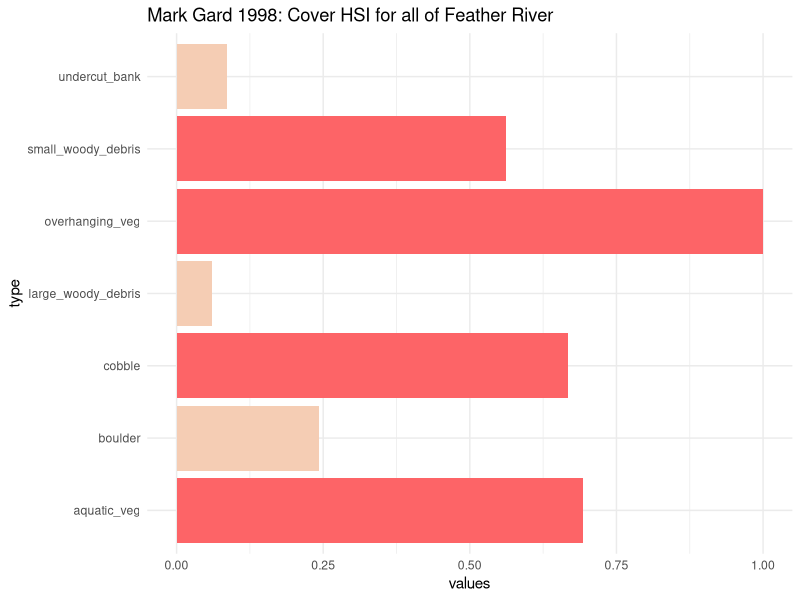
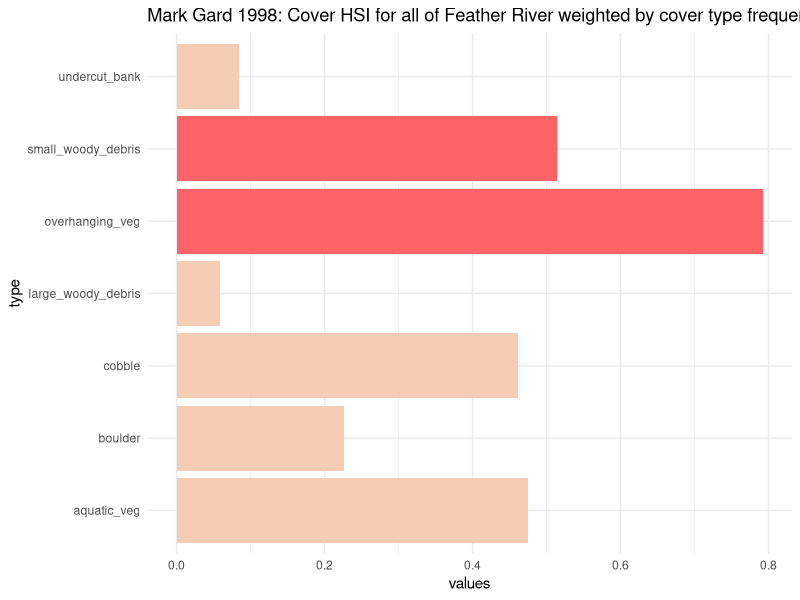
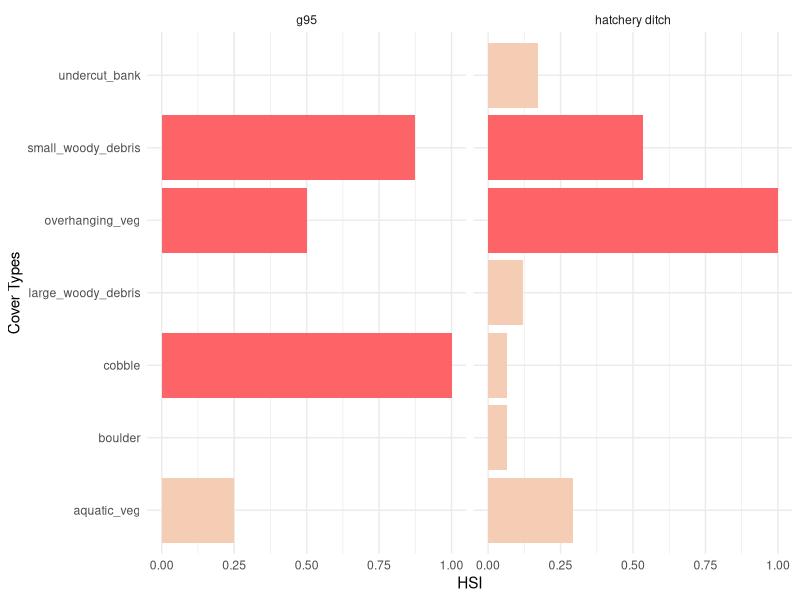
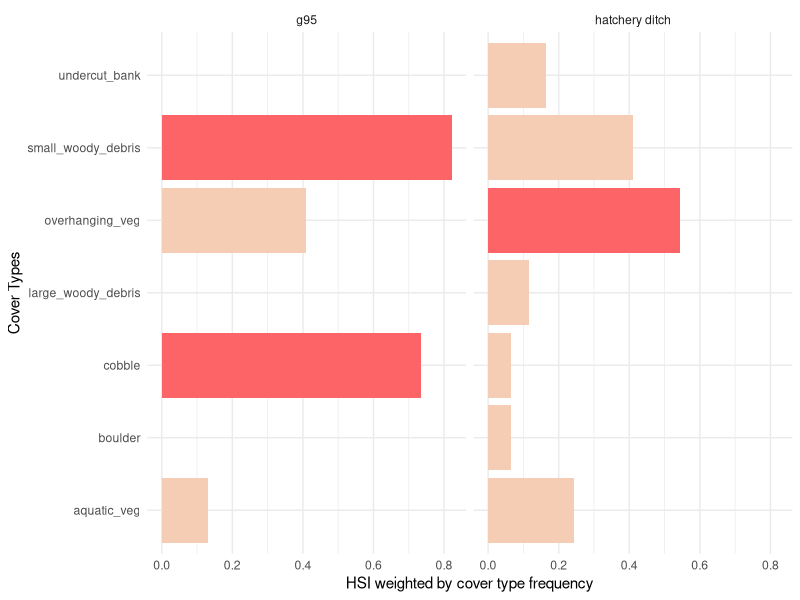
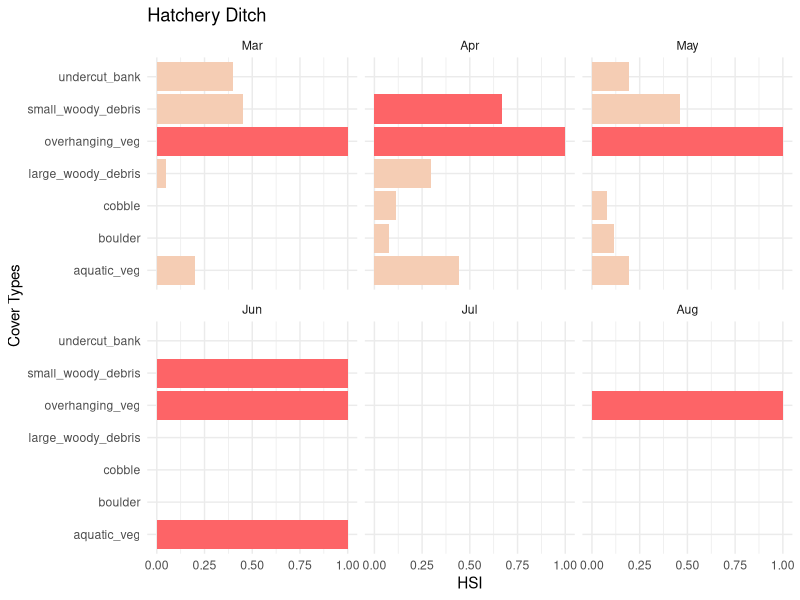
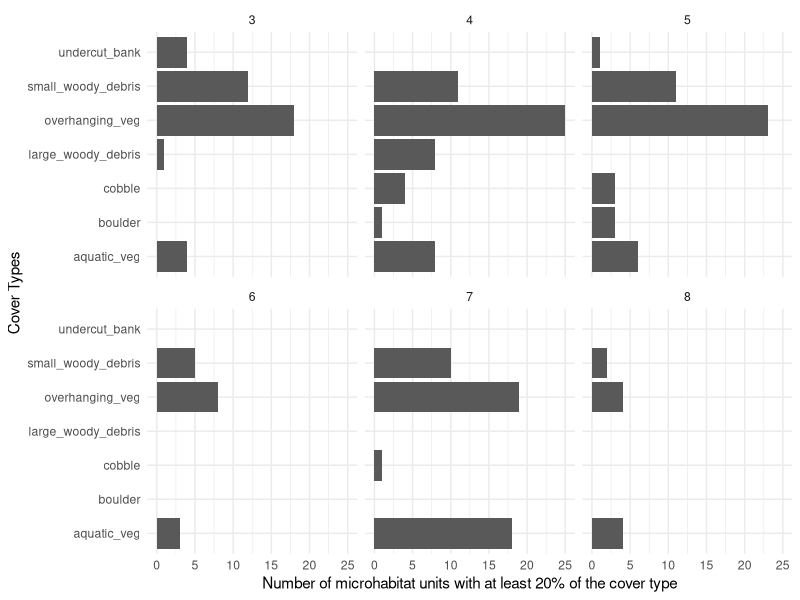
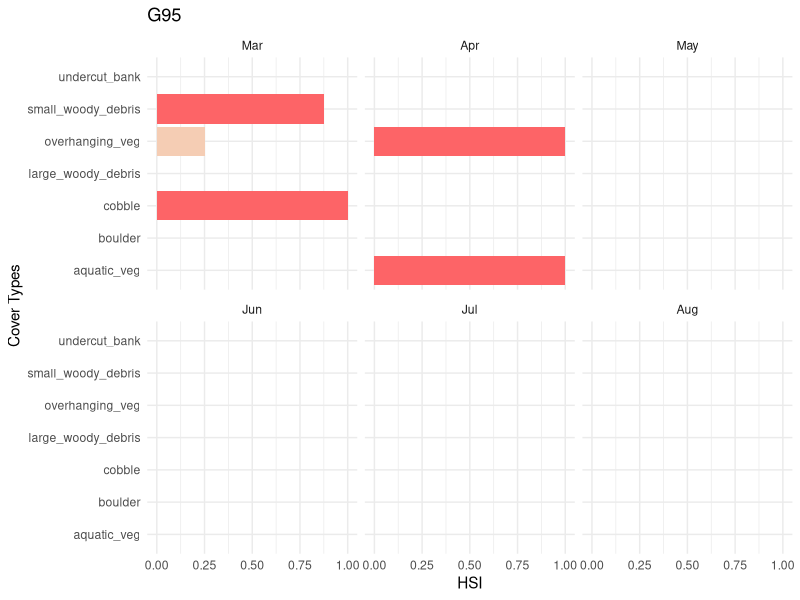
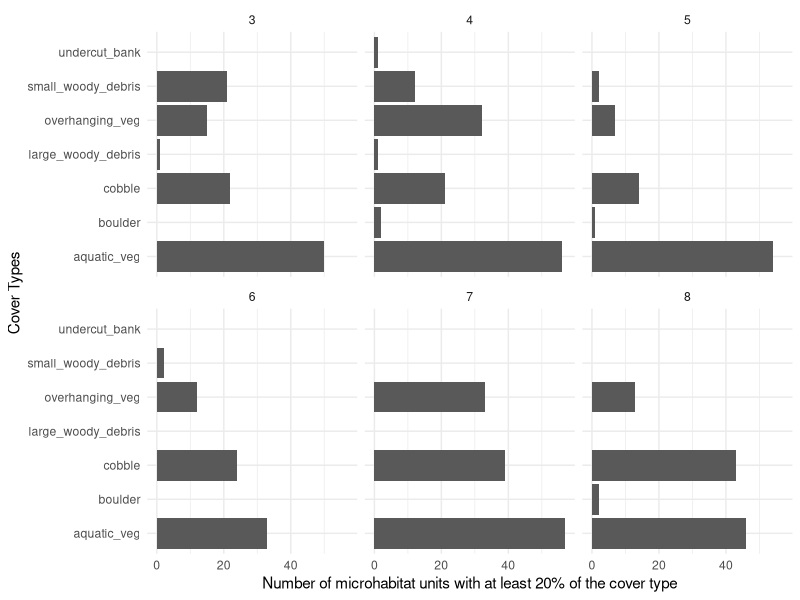

Reproduce these figures in R, in order.
## ---- chunk 1
knitr::opts_chunk$set(echo = TRUE, warning = FALSE)

library(tidyverse)
## ---- chunk 2

mark_gard_1998_hsi <- function(data, percent_presence = 20, cols = c()) {
  data_tidy <- data |> 
    select(count, cols) |> 
    mutate(fish_presence = ifelse(count > 0, 1, 0)) |> 
    pivot_longer(cols = cols, names_to = "type", values_to = "percent") |> 
    mutate(presence = ifelse(percent >= percent_presence, 1, 0)) |> 
    filter(presence == 1) |> 
    group_by(type) |>
    summarise(n_fish_presence = sum(as.numeric(fish_presence)),
              n_fish_total = sum(count)) |> 
    mutate(prop_fish_presence = n_fish_presence/sum(n_fish_presence),
           prop_fish_total = n_fish_total/sum(n_fish_total)) |> 
    ungroup()
  
     most_freq_total <- data_tidy |> 
      arrange(desc(prop_fish_total)) |> 
      slice(1) 
 
     most_freq_presence <- data_tidy |> 
      arrange(desc(prop_fish_presence)) |> 
      slice(1) 
  
  
  data_tidy_final <- data_tidy |> 
    mutate(hsi_presence = prop_fish_presence/most_freq_presence$prop_fish_presence)
           #hsc_total = prop_fish_total/most_freq_total$prop_fish_total)
  
  return(data_tidy_final)

}

## ---- chunk 3

mini_locations_raw <- read_csv(here::here("mini-snorkel-app", "mini_locations_raw.csv"))
mini_fish_raw <- read_csv(here::here("mini-snorkel-app","mini_fish_raw.csv"))

suppressWarnings({
  feather_cover <- mini_fish_raw |> 
  left_join(mini_locations_raw |> 
              distinct(location_table_id, date, channel_location, location)) |> 
  # create cover variables that are more consistent with strategic plan categories
  mutate(small_woody_debris = percent_small_woody_cover_inchannel,
        large_woody_debris = percent_large_woody_cover_inchannel,
         boulder = percent_boulder_substrate,
         cobble = percent_cobble_substrate, 
         undercut_bank = percent_undercut_bank, 
         aquatic_veg = percent_submerged_aquatic_veg_inchannel, 
         overhanging_veg = percent_cover_half_meter_overhead + percent_cover_more_than_half_meter_overhead) |> 
  select(micro_hab_data_tbl_id, location_table_id, transect_code, location,
         small_woody_debris:overhanging_veg, count, date) |>
  distinct() 
})
## ---- chunk 4
cols <- c('small_woody_debris', 'large_woody_debris', 'boulder', 'cobble', 'undercut_bank', 'aquatic_veg', 'overhanging_veg')

mark_gard_1998_hsi(data = feather_cover, percent_presence = 20, cols = cols) |> 
  pivot_longer(cols = c(hsi_presence), names_to = "HSI", values_to = "values") |> 
  mutate(high_hsi = ifelse(values >= 0.5, "high", "low")) |> 
  ggplot() + 
  geom_col(aes(y = values, x = type, fill = high_hsi), position = "dodge") +
  scale_fill_manual(values = c("#FD6467", "#F5CDB4")) +
  coord_flip() +
  ggtitle('Mark Gard 1998: Cover HSI for all of Feather River') + 
  theme_minimal() +
  theme(legend.position = "none") 
## ---- chunk 5

feather_cover |> 
    select(count, cols) |> 
   # mutate(fish_presence = ifelse(count > 0, 1, 0)) |> 
    pivot_longer(cols = cols, names_to = "type", values_to = "percent") |> 
    filter(!is.na(percent)) |> 
    mutate(cover_presence = ifelse(percent >= 20, 1, 
                             ifelse(percent < 20 & percent >= 0, 0, NA))) |> 
    group_by(type, cover_presence) |> 
#    filter(percent >= 20) |> 
    tally() |> 
  knitr::kable(caption = "This table shows each cover type and the number of times it is >= to 20%")
    
## ---- chunk 6

weights <- feather_cover |> 
    select(count, cols) |> 
   # mutate(fish_presence = ifelse(count > 0, 1, 0)) |> 
    pivot_longer(cols = cols, names_to = "type", values_to = "percent") |> 
    mutate(presence = ifelse(percent >= 20, 1, 
                             ifelse(percent < 20 & percent > 0, 0, NA))) |> 
    group_by(type, presence) |> 
    filter(percent >= 20) |> 
    tally() |> 
    ungroup() |> 
    mutate(sum_n = sum(n),
           weighting_factor = 1-(n/sum_n)) 
weights |> 
  knitr::kable(caption = "This table explores potential weighting factors that could be used to achieve a more balanced weighting of each cover type in the HSI analysis")

## ---- chunk 7
cols <- c('small_woody_debris', 'large_woody_debris', 'boulder', 'cobble', 'undercut_bank', 'aquatic_veg', 'overhanging_veg')

mark_gard_1998_hsi(data = feather_cover, percent_presence = 20, cols = cols) |> 
  pivot_longer(cols = c(hsi_presence), names_to = "HSI", values_to = "values") |> 
  left_join(weights |> select(type, weighting_factor)) |> 
  mutate(values = values * weighting_factor,
         high_hsi = ifelse(values >= 0.5, "high", "low")) |> 
  ggplot() + 
  geom_col(aes(y = values, x = type, fill = high_hsi), position = "dodge") +
  scale_fill_manual(values = c("#FD6467", "#F5CDB4")) +
  coord_flip() +
  ggtitle('Mark Gard 1998: Cover HSI for all of Feather River weighted by cover type frequency') + 
  theme_minimal() +
  theme(legend.position = "none")
## ---- chunk 8
mark_gard_1998_hsi_by_location <- function(data, percent_presence = 20, cols = c(), location_name, month_select) {
  data_tidy <- data |> 
    mutate(month = month(date)) |> 
    filter(location_name == location & month %in% month_select) |> 
    select(count, cols) |> 
    mutate(fish_presence = ifelse(count > 0, 1, 0)) |> 
    pivot_longer(cols = cols, names_to = "type", values_to = "percent") |> 
    mutate(presence = ifelse(percent >= percent_presence, 1, 0)) |> 
    filter(presence == 1) |> 
    group_by(type) |>
    summarise(n_fish_presence = sum(as.numeric(fish_presence)),
              n_fish_total = sum(count)) |> 
    mutate(prop_fish_presence = n_fish_presence/sum(n_fish_presence),
           prop_fish_total = n_fish_total/sum(n_fish_total)) |> 
    ungroup()
  
     most_freq_total <- data_tidy |> 
      arrange(desc(prop_fish_total)) |> 
      slice(1) 
 
     most_freq_presence <- data_tidy |> 
      arrange(desc(prop_fish_presence)) |> 
      slice(1) 
  
  
  data_tidy_final <- data_tidy |> 
    mutate(hsi_presence = prop_fish_presence/most_freq_presence$prop_fish_presence)
  
  return(data_tidy_final)

}
## ---- chunk 9
mark_gard_1998_hsi_by_location(data = feather_cover, percent_presence = 20, cols = cols, location_name = "hatchery ditch", month_select = c(3:8)) |> 
  mutate(location = "hatchery ditch") |> 
  pivot_longer(cols = c(hsi_presence), names_to = "HSI", values_to = "values") |> 
  bind_rows(mark_gard_1998_hsi_by_location(data = feather_cover, percent_presence = 20, 
                                           cols = cols, location_name = "g95", month_select = c(3:8)) |> 
              mutate(location = "g95") |> 
              pivot_longer(cols = c(hsi_presence), names_to = "HSI", values_to = "values")) |> 
  mutate(high_hsi = ifelse(values >= 0.5, "high", "low")) |> 
ggplot() + 
  geom_col(aes(y = values, x = type, fill = high_hsi), position = "dodge") +
  scale_fill_manual(values = c("#FD6467", "#F5CDB4")) +
  coord_flip() +
  facet_grid(~location) +
  xlab("Cover Types") + 
  ylab("HSI") + 
  theme_minimal() +
  theme(legend.position = "none")

## ---- chunk 10
weighting_factor <- function(enter_location_name) {
  feather_cover |> 
  filter(location == enter_location_name) |> 
    select(count, cols) |> 
   # mutate(fish_presence = ifelse(count > 0, 1, 0)) |> 
    pivot_longer(cols = cols, names_to = "type", values_to = "percent") |> 
    mutate(presence = ifelse(percent >= 20, 1, 
                             ifelse(percent < 20 & percent > 0, 0, NA))) |> 
    group_by(type, presence) |> 
    filter(percent >= 20) |> 
    tally() |> 
    ungroup() |> 
    mutate(sum_n = sum(n),
           weighting_factor = 1-(n/sum_n)) 
}

hatchery_ditch_weights <- weighting_factor("hatchery ditch")
g95_weights <- weighting_factor("g95")

weights <- bind_rows(hatchery_ditch_weights |> 
                       mutate(location = "hatchery ditch"),
                     g95_weights |> 
                       mutate(location = "g95"))
## ---- chunk 11
mark_gard_1998_hsi_by_location(data = feather_cover, percent_presence = 20, cols = cols, location_name = "hatchery ditch", month_select = c(3:8)) |> 
  mutate(location = "hatchery ditch") |> 
  pivot_longer(cols = c(hsi_presence), names_to = "HSI", values_to = "values") |> 
  bind_rows(mark_gard_1998_hsi_by_location(data = feather_cover, percent_presence = 20, 
                                           cols = cols, location_name = "g95", month_select = c(3:8)) |> 
              mutate(location = "g95") |> 
              pivot_longer(cols = c(hsi_presence), names_to = "HSI", values_to = "values")) |> 
  left_join(weights |> select(location, type, weighting_factor)) |> 
  mutate(values = values*weighting_factor,
         high_hsi = ifelse(values >= 0.5, "high", "low")) |> 
ggplot() + 
  geom_col(aes(y = values, x = type, fill = high_hsi), position = "dodge") +
  scale_fill_manual(values = c("#FD6467", "#F5CDB4")) +
  coord_flip() +
  facet_grid(~location) +
  xlab("Cover Types") + 
  ylab("HSI weighted by cover type frequency") + 
  theme_minimal() +
  theme(legend.position = "none")
## ---- chunk 12
mark_gard_1998_hsi_by_location(data = feather_cover, percent_presence = 20, cols = cols, location_name = "hatchery ditch", month_select = c(3)) |> 
  mutate(month = "Mar") |> 
  pivot_longer(cols = c(hsi_presence), names_to = "HSI", values_to = "values") |> 
  bind_rows(mark_gard_1998_hsi_by_location(data = feather_cover, percent_presence = 20, cols = cols, location_name = "hatchery ditch", month_select = c(4)) |> 
  mutate(month = "Apr") |> 
  pivot_longer(cols = c(hsi_presence), names_to = "HSI", values_to = "values"),
  mark_gard_1998_hsi_by_location(data = feather_cover, percent_presence = 20, cols = cols, location_name = "hatchery ditch", month_select = c(5)) |> 
  mutate(month = "May") |> 
  pivot_longer(cols = c(hsi_presence), names_to = "HSI", values_to = "values"),
  mark_gard_1998_hsi_by_location(data = feather_cover, percent_presence = 20, cols = cols, location_name = "hatchery ditch", month_select = c(6)) |> 
  mutate(month = "Jun") |> 
  pivot_longer(cols = c(hsi_presence), names_to = "HSI", values_to = "values"),
  mark_gard_1998_hsi_by_location(data = feather_cover, percent_presence = 20, cols = cols, location_name = "hatchery ditch", month_select = c(7)) |> 
  mutate(month = "Jul") |> 
  pivot_longer(cols = c(hsi_presence), names_to = "HSI", values_to = "values"),
  mark_gard_1998_hsi_by_location(data = feather_cover, percent_presence = 20, cols = cols, location_name = "hatchery ditch", month_select = c(8)) |> 
  mutate(month = "Aug") |> 
  pivot_longer(cols = c(hsi_presence), names_to = "HSI", values_to = "values")) |> 
  mutate(month = factor(month, levels = c("Mar", "Apr", "May", "Jun", "Jul", "Aug")),
          high_hsi = ifelse(values >= 0.5, "high", "low")) |> 
ggplot() + 
  geom_col(aes(y = values, x = type, fill = high_hsi), position = "dodge") +
  scale_fill_manual(values = c("#FD6467", "#F5CDB4")) +
  coord_flip() +
  facet_wrap(~month) +
  xlab("Cover Types") + 
  ylab("HSI") + 
  ggtitle('Hatchery Ditch') + 
  theme_minimal() +
  theme(legend.position = "none")
## ---- chunk 13
feather_cover |> 
  filter(location == "hatchery ditch") |> 
  mutate(month = month(date)) |> 
  pivot_longer(cols = cols, names_to = "type", values_to = "percent") |> 
    mutate(presence = ifelse(percent >= 20, 1, 
                             ifelse(percent < 20 & percent > 0, 0, NA))) |>
  group_by(month, type, micro_hab_data_tbl_id) |> 
  summarize(presence = sum(presence, na.rm =T)) |>
  mutate(presence = ifelse(presence >= 1, 1,
                           ifelse(presence == 0, 0, NA))) |> 
  group_by(month, type, presence) |> 
  tally() |>
  filter(presence == 1) |> 
  ggplot() + 
  geom_col(aes(y = n, x = type), position = "dodge") +
  coord_flip() +
  facet_wrap(~month) +
  xlab("Cover Types") + 
  ylab("Number of microhabitat units with at least 20% of the cover type") + 
  theme_minimal()
## ---- chunk 14
mark_gard_1998_hsi_by_location(data = feather_cover, percent_presence = 20, cols = cols, location_name = "g95", month_select = c(3)) |> 
  mutate(month = "Mar") |> 
  pivot_longer(cols = c(hsi_presence), names_to = "HSI", values_to = "values") |> 
  bind_rows(mark_gard_1998_hsi_by_location(data = feather_cover, percent_presence = 20, cols = cols, location_name = "g95", month_select = c(4)) |> 
  mutate(month = "Apr") |> 
  pivot_longer(cols = c(hsi_presence), names_to = "HSI", values_to = "values"),
  mark_gard_1998_hsi_by_location(data = feather_cover, percent_presence = 20, cols = cols, location_name = "g95", month_select = c(5)) |> 
  mutate(month = "May") |> 
  pivot_longer(cols = c(hsi_presence), names_to = "HSI", values_to = "values"),
  mark_gard_1998_hsi_by_location(data = feather_cover, percent_presence = 20, cols = cols, location_name = "g95", month_select = c(6)) |> 
  mutate(month = "Jun") |> 
  pivot_longer(cols = c(hsi_presence), names_to = "HSI", values_to = "values"),
  mark_gard_1998_hsi_by_location(data = feather_cover, percent_presence = 20, cols = cols, location_name = "g95", month_select = c(7)) |> 
  mutate(month = "Jul") |> 
  pivot_longer(cols = c(hsi_presence), names_to = "HSI", values_to = "values"),
  mark_gard_1998_hsi_by_location(data = feather_cover, percent_presence = 20, cols = cols, location_name = "g95", month_select = c(8)) |> 
  mutate(month = "Aug") |> 
  pivot_longer(cols = c(hsi_presence), names_to = "HSI", values_to = "values")) |> 
  mutate(month = factor(month, levels = c("Mar", "Apr", "May", "Jun", "Jul", "Aug")),
          high_hsi = ifelse(values >= 0.5, "high", "low")) |> 
ggplot() + 
  geom_col(aes(y = values, x = type, fill = high_hsi), position = "dodge") +
  scale_fill_manual(values = c("#FD6467", "#F5CDB4")) +
  coord_flip() +
  facet_wrap(~month) +
  xlab("Cover Types") + 
  ylab("HSI") + 
  ggtitle('G95') + 
  theme_minimal() +
  theme(legend.position = "none")

## ---- chunk 15
feather_cover |> 
  filter(location == "g95") |> 
  mutate(month = month(date)) |> 
  pivot_longer(cols = cols, names_to = "type", values_to = "percent") |> 
    mutate(presence = ifelse(percent >= 20, 1, 
                             ifelse(percent < 20 & percent > 0, 0, NA))) |>
  group_by(month, type, micro_hab_data_tbl_id) |> 
  summarize(presence = sum(presence, na.rm =T)) |>
  mutate(presence = ifelse(presence >= 1, 1,
                           ifelse(presence == 0, 0, NA))) |> 
  group_by(month, type, presence) |> 
  tally() |>
  filter(presence == 1) |> 
  ggplot() + 
  geom_col(aes(y = n, x = type), position = "dodge") +
  coord_flip() +
  facet_wrap(~month) +
  xlab("Cover Types") + 
  ylab("Number of microhabitat units with at least 20% of the cover type") + 
  theme_minimal()
